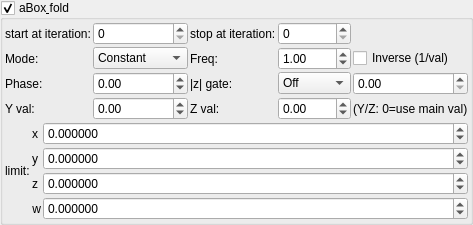
    <widget class="MyGroupBox" name="groupCheck_transf_function_enabledF_false">
     <property name="font">
      <font>
       <weight>50</weight>
       <bold>false</bold>
      </font>
     </property>
     <property name="toolTip">
      <string/>
     </property>
     <property name="title">
      <string>aBox&amp; fold</string>
     </property>
     <property name="checkable">
      <bool>true</bool>
     </property>
     <layout class="QVBoxLayout" name="verticalLayout_30" stretch="0,0">
      <property name="spacing">
       <number>2</number>
      </property>
      <property name="leftMargin">
       <number>2</number>
      </property>
      <property name="topMargin">
       <number>2</number>
      </property>
      <property name="rightMargin">
       <number>2</number>
      </property>
      <property name="bottomMargin">
       <number>2</number>
      </property>
      <item>
       <layout class="QGridLayout" name="gridLayout_14">
        <item row="0" column="3">
         <widget class="MySpinBox" name="spinboxInt_transf_multiplier_stop_iter_5">
          <property name="sizePolicy">
           <sizepolicy hsizetype="Minimum" vsizetype="Maximum">
            <horstretch>0</horstretch>
            <verstretch>0</verstretch>
           </sizepolicy>
          </property>
          <property name="font">
           <font>
            <weight>50</weight>
            <bold>false</bold>
           </font>
          </property>
          <property name="maximum">
           <number>250</number>
          </property>
         </widget>
        </item>
      <item row="1" column="0">
       <widget class="QLabel"><property name="text"><string>Mode:</string></property></widget>
      </item>
      <item row="1" column="1">
       <widget class="MyComboBox" name="comboBox_transf_multiplier_value_mode_5">
        <item><property name="text"><string notr="true">Constant</string></property></item>
        <item><property name="text"><string notr="true">Sine</string></property></item>
        <item><property name="text"><string notr="true">Ramp</string></property></item>
        <item><property name="text"><string notr="true">Exponential</string></property></item>
        <item><property name="text"><string notr="true">Triangle</string></property></item>
        <item><property name="text"><string notr="true">Square</string></property></item>
        <item><property name="text"><string notr="true">Smoothstep</string></property></item>
        <item><property name="text"><string notr="true">Noise</string></property></item>
        <item><property name="text"><string notr="true">Ping-pong</string></property></item>
        <item><property name="text"><string notr="true">Stepped</string></property></item>
       </widget>
      </item>
      <item row="1" column="2">
       <widget class="QLabel"><property name="text"><string>Freq:</string></property></widget>
      </item>
      <item row="1" column="3">
       <widget class="MyDoubleSpinBox" name="spinbox_transf_multiplier_frequency_5">
        <property name="minimum"><double>0.01</double></property><property name="maximum"><double>100.0</double></property>
        <property name="singleStep"><double>0.1</double></property><property name="value"><double>1.0</double></property>
       </widget>
      </item>
      <item row="1" column="4" colspan="2">
       <widget class="MyCheckBox" name="checkBox_transf_multiplier_inverse_5">
        <property name="text"><string>Inverse (1/val)</string></property>
       </widget>
      </item>
      <item row="2" column="0">
       <widget class="QLabel"><property name="text"><string>Phase:</string></property></widget>
      </item>
      <item row="2" column="1">
       <widget class="MyDoubleSpinBox" name="spinbox_transf_multiplier_phase_5">
        <property name="minimum"><double>-10.0</double></property><property name="maximum"><double>10.0</double></property>
        <property name="singleStep"><double>0.1</double></property><property name="value"><double>0.0</double></property>
       </widget>
      </item>
      <item row="2" column="2">
       <widget class="QLabel"><property name="text"><string>|z| gate:</string></property></widget>
      </item>
      <item row="2" column="3">
       <widget class="MyComboBox" name="comboBox_transf_multiplier_threshold_mode_5">
        <item><property name="text"><string notr="true">Off</string></property></item>
        <item><property name="text"><string notr="true">&gt; thresh</string></property></item>
        <item><property name="text"><string notr="true">&lt; thresh</string></property></item>
       </widget>
      </item>
      <item row="2" column="4" colspan="2">
       <widget class="MyDoubleSpinBox" name="spinbox_transf_multiplier_threshold_5">
        <property name="minimum"><double>0.0</double></property><property name="maximum"><double>1000.0</double></property>
        <property name="singleStep"><double>0.1</double></property><property name="value"><double>0.0</double></property>
       </widget>
      </item>
      <item row="3" column="0">
       <widget class="QLabel"><property name="text"><string>Y val:</string></property></widget>
      </item>
      <item row="3" column="1">
       <widget class="MyDoubleSpinBox" name="spinbox_transf_multiplier_scale_y_5">
        <property name="minimum"><double>-100.0</double></property><property name="maximum"><double>100.0</double></property>
        <property name="singleStep"><double>0.01</double></property><property name="value"><double>0.0</double></property>
       </widget>
      </item>
      <item row="3" column="2">
       <widget class="QLabel"><property name="text"><string>Z val:</string></property></widget>
      </item>
      <item row="3" column="3">
       <widget class="MyDoubleSpinBox" name="spinbox_transf_multiplier_scale_z_5">
        <property name="minimum"><double>-100.0</double></property><property name="maximum"><double>100.0</double></property>
        <property name="singleStep"><double>0.01</double></property><property name="value"><double>0.0</double></property>
       </widget>
      </item>
      <item row="3" column="4" colspan="2">
       <widget class="QLabel"><property name="text"><string notr="true">(Y/Z: 0=use main val)</string></property></widget>
      </item>
        <item row="0" column="2">
         <widget class="QLabel" name="label_252">
          <property name="font">
           <font>
            <weight>50</weight>
            <bold>false</bold>
           </font>
          </property>
          <property name="text">
           <string>stop at iteration:</string>
          </property>
         </widget>
        </item>
        <item row="0" column="1">
         <widget class="MySpinBox" name="spinboxInt_transf_multiplier_start_iter_5">
          <property name="sizePolicy">
           <sizepolicy hsizetype="Minimum" vsizetype="Maximum">
            <horstretch>0</horstretch>
            <verstretch>0</verstretch>
           </sizepolicy>
          </property>
          <property name="font">
           <font>
            <weight>50</weight>
            <bold>false</bold>
           </font>
          </property>
          <property name="maximum">
           <number>250</number>
          </property>
         </widget>
        </item>
        <item row="0" column="0">
         <widget class="QLabel" name="label_67">
          <property name="font">
           <font>
            <weight>50</weight>
            <bold>false</bold>
           </font>
          </property>
          <property name="text">
           <string>start at iteration:</string>
          </property>
         </widget>
        </item>
       </layout>
      </item>
      <item>
       <layout class="QGridLayout" name="gridLayout_4" columnstretch="0,0,1">
        <property name="spacing">
         <number>2</number>
        </property>
        <item row="0" column="1">
         <widget class="QLabel" name="label_22">
          <property name="font">
           <font>
            <weight>50</weight>
            <bold>false</bold>
           </font>
          </property>
          <property name="text">
           <string notr="true">x</string>
          </property>
         </widget>
        </item>
        <item row="3" column="1">
         <widget class="QLabel" name="label_149">
          <property name="sizePolicy">
           <sizepolicy hsizetype="Preferred" vsizetype="Preferred">
            <horstretch>0</horstretch>
            <verstretch>0</verstretch>
           </sizepolicy>
          </property>
          <property name="font">
           <font>
            <weight>50</weight>
            <bold>false</bold>
           </font>
          </property>
          <property name="text">
           <string notr="true">w</string>
          </property>
          <property name="alignment">
           <set>Qt::AlignRight|Qt::AlignTrailing|Qt::AlignVCenter</set>
          </property>
         </widget>
        </item>
        <item row="1" column="0" rowspan="2">
         <widget class="QLabel" name="label_23">
          <property name="font">
           <font>
            <weight>50</weight>
            <bold>false</bold>
           </font>
          </property>
          <property name="text">
           <string>limit:</string>
          </property>
         </widget>
        </item>
        <item row="1" column="2">
         <widget class="MyDoubleSpinBox" name="spinbox4_transf_offsetB_1111_y">
          <property name="enabled">
           <bool>true</bool>
          </property>
          <property name="sizePolicy">
           <sizepolicy hsizetype="Minimum" vsizetype="Maximum">
            <horstretch>0</horstretch>
            <verstretch>0</verstretch>
           </sizepolicy>
          </property>
          <property name="font">
           <font>
            <weight>50</weight>
            <bold>false</bold>
           </font>
          </property>
          <property name="decimals">
           <number>6</number>
          </property>
          <property name="minimum">
           <double>-99.989999999999995</double>
          </property>
          <property name="maximum">
           <double>99.989999999999995</double>
          </property>
          <property name="singleStep">
           <double>0.100000000000000</double>
          </property>
         </widget>
        </item>
        <item row="0" column="2">
         <widget class="MyDoubleSpinBox" name="spinbox4_transf_offsetB_1111_x">
          <property name="enabled">
           <bool>true</bool>
          </property>
          <property name="sizePolicy">
           <sizepolicy hsizetype="Minimum" vsizetype="Maximum">
            <horstretch>0</horstretch>
            <verstretch>0</verstretch>
           </sizepolicy>
          </property>
          <property name="font">
           <font>
            <weight>50</weight>
            <bold>false</bold>
           </font>
          </property>
          <property name="prefix">
           <string/>
          </property>
          <property name="decimals">
           <number>6</number>
          </property>
          <property name="minimum">
           <double>-99.989999999999995</double>
          </property>
          <property name="singleStep">
           <double>0.100000000000000</double>
          </property>
         </widget>
        </item>
        <item row="2" column="1">
         <widget class="QLabel" name="label_24">
          <property name="font">
           <font>
            <weight>50</weight>
            <bold>false</bold>
           </font>
          </property>
          <property name="text">
           <string notr="true">z</string>
          </property>
         </widget>
        </item>
        <item row="1" column="1">
         <widget class="QLabel" name="label_25">
          <property name="font">
           <font>
            <weight>50</weight>
            <bold>false</bold>
           </font>
          </property>
          <property name="text">
           <string notr="true">y</string>
          </property>
         </widget>
        </item>
        <item row="2" column="2">
         <widget class="MyDoubleSpinBox" name="spinbox4_transf_offsetB_1111_z">
          <property name="enabled">
           <bool>true</bool>
          </property>
          <property name="sizePolicy">
           <sizepolicy hsizetype="Minimum" vsizetype="Maximum">
            <horstretch>0</horstretch>
            <verstretch>0</verstretch>
           </sizepolicy>
          </property>
          <property name="font">
           <font>
            <weight>50</weight>
            <bold>false</bold>
           </font>
          </property>
          <property name="decimals">
           <number>6</number>
          </property>
          <property name="minimum">
           <double>-99.989999999999995</double>
          </property>
          <property name="maximum">
           <double>99.989999999999995</double>
          </property>
          <property name="singleStep">
           <double>0.100000000000000</double>
          </property>
         </widget>
        </item>
        <item row="3" column="2">
         <widget class="MyDoubleSpinBox" name="spinbox4_transf_offsetB_1111_w">
          <property name="enabled">
           <bool>true</bool>
          </property>
          <property name="sizePolicy">
           <sizepolicy hsizetype="Minimum" vsizetype="Maximum">
            <horstretch>0</horstretch>
            <verstretch>0</verstretch>
           </sizepolicy>
          </property>
          <property name="font">
           <font>
            <weight>50</weight>
            <bold>false</bold>
           </font>
          </property>
          <property name="decimals">
           <number>6</number>
          </property>
          <property name="minimum">
           <double>-99.989999999999995</double>
          </property>
          <property name="maximum">
           <double>99.989999999999995</double>
          </property>
          <property name="singleStep">
           <double>0.100000000000000</double>
          </property>
         </widget>
        </item>
       </layout>
      </item>
     </layout>
    </widget>
